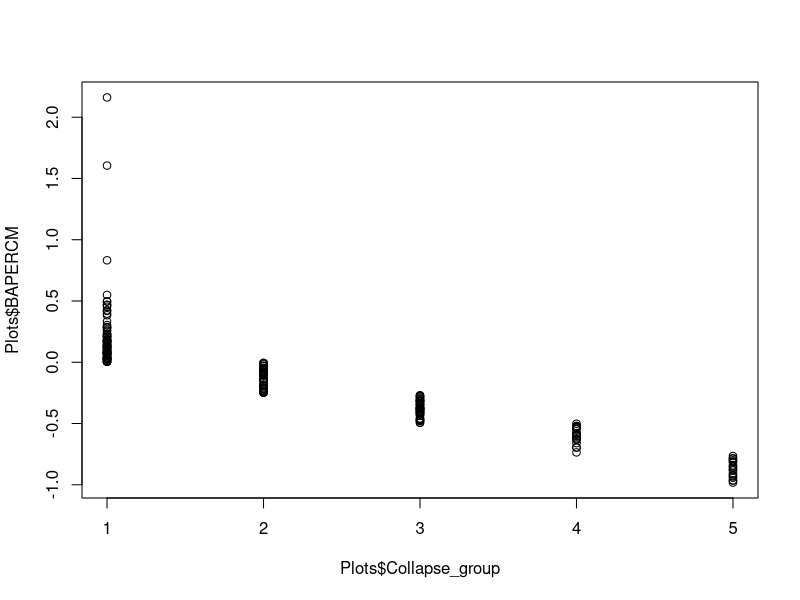
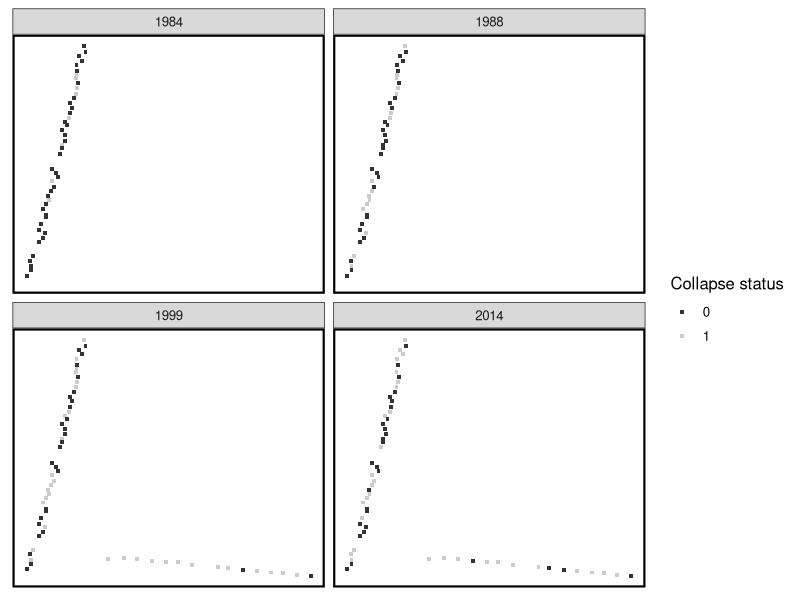

Generate these figures, in order, with R: (Note: this script raises an error after producing the figures.)
#script to show location of collapsed plots over time

rm(list=ls(all=TRUE))

#open packages neeeded for exploration
library(ggplot2)
library(plyr)
library(reshape2)

#load data
Plots<-read.csv("Data/Denny_plots.csv")

head(Plots)

#classify plots by collapse status - collapsed (1) or not (0)
Plots$Collapse<-NA
for (i in 1:nrow(Plots)){
  Plots$Collapse[i]<-ifelse(Plots$BAPERCM[i]<=-0.25,1,0)
}

#classify plots by the degree to which they have collapsed
#1- stable or increase, 2 - 0-25% decrease, 3 - 25-50% decrease, 
#4 - 50-75% decrease, 5 75-100% decrease
Groups<-data.frame(max=c(-0.75,-0.50,-0.25,0,3),min=c(-1.00,-0.75,-0.50,-0.25,0),group=c(5,4,3,2,1))
Plots$Collapse_group<-NA
for (i in 1:nrow(Groups)){
  for (y in 1:nrow(Plots)){
  Plots$Collapse_group[y]<-ifelse(Plots$BAPERCM[y]<Groups[i,1]&Plots$BAPERCM[y]>Groups[i,2],Groups[i,3],Plots$Collapse_group[y])
  Plots$Collapse_group[y]<-ifelse(Plots$Year[y]==1964,1,Plots$Collapse_group[y])
  }
}

plot(Plots$Collapse_group,Plots$BAPERCM)

#change 1996 to 1999
for (i in 1:nrow(Plots)){
  Plots$Year[i]<-ifelse(Plots$Year[i]==1996,1999,Plots$Year[i])
}


#set all plots in 1964 as uncollapsed (1)



#plot location of plots that have collapsed
theme_set(theme_bw(base_size=12))
Collapse_map1<-ggplot(Plots,aes(x=Easting,Northing,colour=as.factor(Collapse)))+geom_point(shape=15,size=1)+facet_wrap(~Year)
Collapse_map2<-Collapse_map1+theme(panel.grid.major = element_blank(),panel.grid.minor = element_blank(),panel.border = element_rect(size=1.5,colour="black",fill=NA))
Collapse_map2+scale_colour_grey("Collapse status")+ theme(axis.text.x=element_blank(),
       axis.text.y=element_blank(),axis.ticks=element_blank(),
       axis.title.x=element_blank(),
       axis.title.y=element_blank())

setwd("C:/Users/Phil/Dropbox/Work/Active projects/Forest collapse/Denny_collapse/Figures")
ggsave("Collapse_map.png",width = 8,height=6,units = "in",dpi=300)

#plot location of plots grouped by collapse status
theme_set(theme_bw(base_size=12))
Collapse_map1<-ggplot(Plots,aes(x=Easting,Northing,colour=as.factor(Collapse_group)))+geom_point(shape=15,size=1.5)+facet_wrap(~Year)
Collapse_map2<-Collapse_map1+theme(panel.grid.major = element_blank(),panel.grid.minor = element_blank(),panel.border = element_rect(size=1.5,colour="black",fill=NA))
Collapse_map3<-Collapse_map2+scale_colour_grey("Collapse group",start=0.8,end=0.2)+
  theme(axis.text.x=element_blank(),
  axis.text.y=element_blank(),axis.ticks=element_blank(),
  axis.title.x=element_blank(),
  axis.title.y=element_blank())
Collapse_map3+coord_fixed(ratio = 1)+xlim(c(432950,433450))
ggsave("Figures/Collapse_map_groups.png",width = 8,height=6,units = "in",dpi=300)

#plot location of plots using continous variable
theme_set(theme_bw(base_size=12))
Collapse_map1<-ggplot(Plots,aes(x=Easting,Northing,colour=BAPERCM))+geom_point(shape=15,size=1)+facet_wrap(~Year)
Collapse_map2<-Collapse_map1+theme(panel.grid.major = element_blank(),panel.grid.minor = element_blank(),panel.border = element_rect(size=1.5,colour="black",fill=NA))
Collapse_map3<-Collapse_map2+scale_colour_gradient2(low="red",mid="grey",high="blue","Percentage change in Basal area")+ theme(axis.text.x=element_blank(),
                                                                                    axis.text.y=element_blank(),axis.ticks=element_blank(),
                                                                                    axis.title.x=element_blank(),
                                                                                    axis.title.y=element_blank())
Collapse_map3+coord_fixed(ratio = 1)
setwd("C:/Users/Phil/Dropbox/Work/Active projects/Forest collapse/Denny_collapse/Figures")
ggsave("Collapse_map_continuous.png",width = 8,height=6,units = "in",dpi=300)
